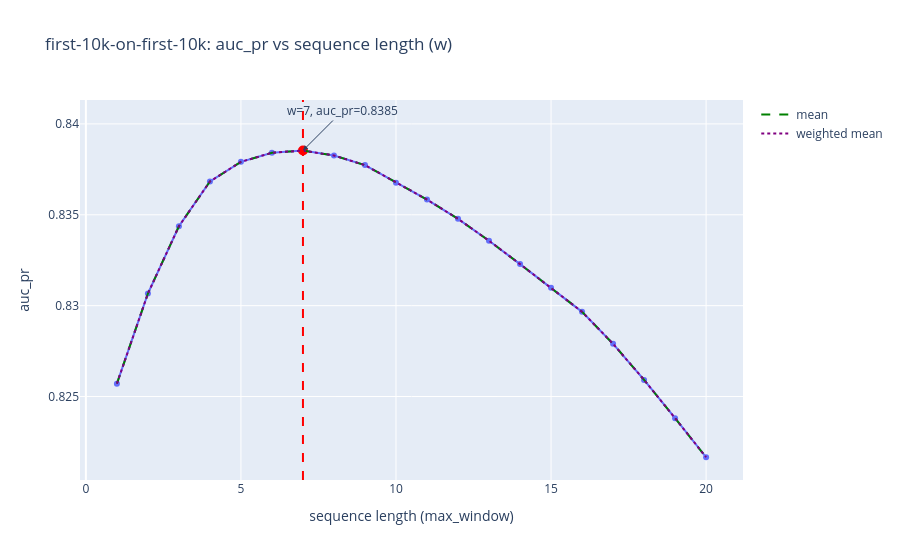
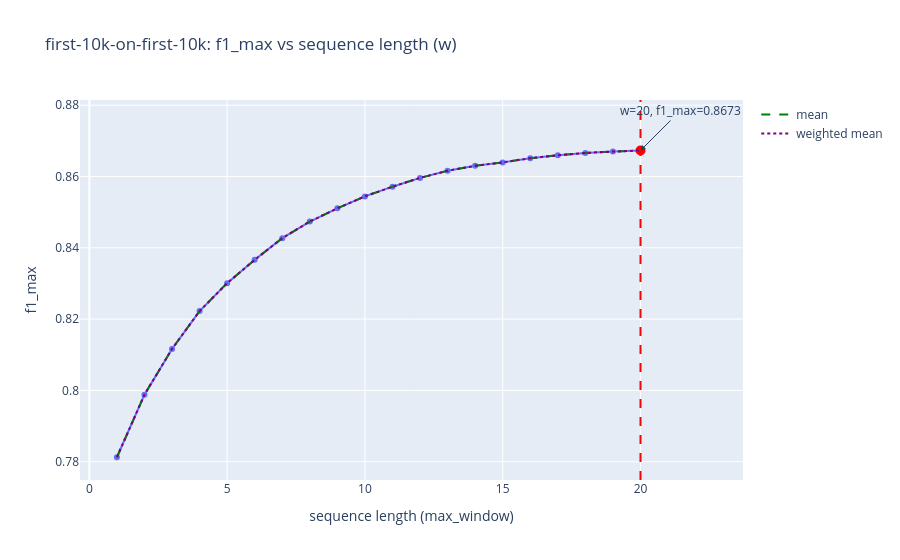
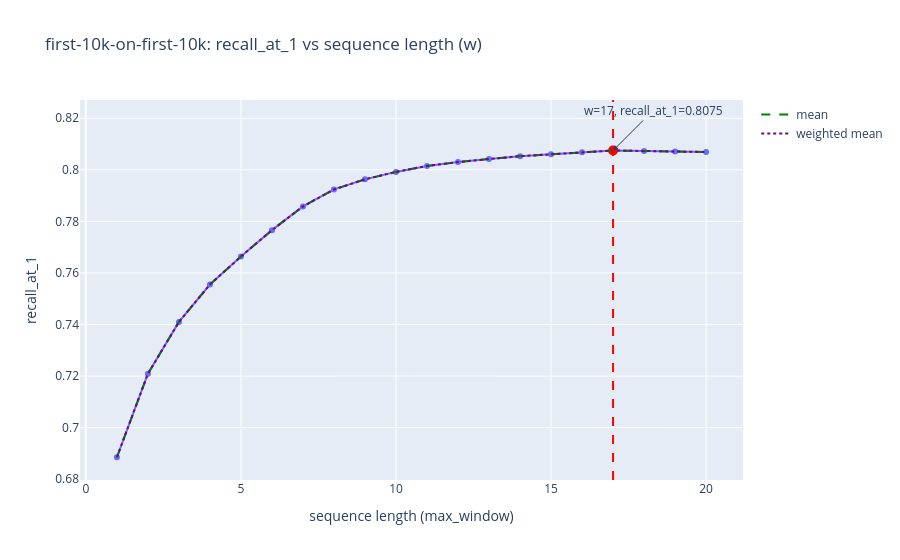
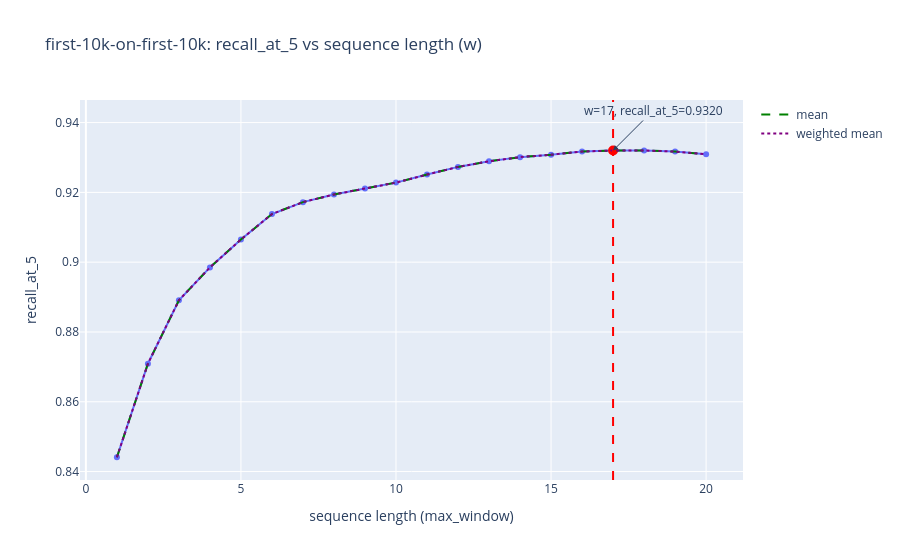

Notebook cell for these charts, in order:
### Markdown cell above
## Per-map values

### Code cell
# Compute and display aggregated stats, and draw overlays on plots for each map
metrics_cols = ("auc_pr", "f1_max", "recall_at_1", "recall_at_5", "recall_at_10", "recall_at_25")
summary_mean_by_w = summary_all.groupby("w")[list(metrics_cols)].mean().reset_index()
summary_weighted_mean_by_w = (
    summary_all
    .groupby("w")
    .apply(lambda g: pd.Series({k: float(np.average(g[k].astype(float), weights=g["num_valid"].astype(float))) for k in metrics_cols}), include_groups=False)
    .reset_index()
)

# Render plots, overlaying mean and weighted mean across all maps
for mname, df_map in summaries.items():
    print(f"\n=== {mname}: mean and weighted-mean overlays ===")
    display(df_map.head(30))
    plot_metrics_vs_window_with_stats(df_map, summary_all)

### Figure 1 — Plotly figure (JSON) as saved in the notebook; plotly's stock layout.template omitted (floating-point values rounded to 4 significant figures)
{"data": [{"hovertemplate": "w=%{x}<br>auc_pr=%{y}<extra></extra>", "legendgroup": "", "line": {"color": "#636efa", "dash": "solid"}, "marker": {"symbol": "circle"}, "mode": "lines+markers", "name": "", "orientation": "v", "showlegend": false, "type": "scatter", "x": [1, 2, 3, 4, 5, 6, 7, 8, 9, 10, 11, 12, 13, 14, 15, 16, 17, 18, 19, 20], "xaxis": "x", "y": [0.8257, 0.8307, 0.8344, 0.8368, 0.8379, 0.8384, 0.8385, 0.8383, 0.8377, 0.8368, 0.8358, 0.8348, 0.8336, 0.8323, 0.831, 0.8297, 0.8279, 0.8259, 0.8238, 0.8217], "yaxis": "y"}, {"marker": {"color": "red", "size": 10}, "mode": "markers", "name": "max", "showlegend": false, "type": "scatter", "x": [7], "y": [0.8385]}, {"line": {"color": "green", "dash": "dash"}, "mode": "lines", "name": "mean", "showlegend": true, "type": "scatter", "x": [1, 2, 3, 4, 5, 6, 7, 8, 9, 10, 11, 12, 13, 14, 15, 16, 17, 18, 19, 20], "y": [0.8257, 0.8307, 0.8344, 0.8368, 0.8379, 0.8384, 0.8385, 0.8383, 0.8377, 0.8368, 0.8358, 0.8348, 0.8336, 0.8323, 0.831, 0.8297, 0.8279, 0.8259, 0.8238, 0.8217]}, {"line": {"color": "purple", "dash": "dot"}, "mode": "lines", "name": "weighted mean", "showlegend": true, "type": "scatter", "x": [1, 2, 3, 4, 5, 6, 7, 8, 9, 10, 11, 12, 13, 14, 15, 16, 17, 18, 19, 20], "y": [0.8257, 0.8307, 0.8344, 0.8368, 0.8379, 0.8384, 0.8385, 0.8383, 0.8377, 0.8368, 0.8358, 0.8348, 0.8336, 0.8323, 0.831, 0.8297, 0.8279, 0.8259, 0.8238, 0.8217]}], "layout": {"annotations": [{"arrowhead": 2, "ax": 40, "ay": -40, "showarrow": true, "text": "w=7, auc_pr=0.8385", "x": 7, "y": 0.8385}], "legend": {"tracegroupgap": 0}, "shapes": [{"line": {"color": "red", "dash": "dash"}, "type": "line", "x0": 7, "x1": 7, "xref": "x", "y0": 0, "y1": 1, "yref": "y domain"}], "title": {"text": "first-10k-on-first-10k: auc_pr vs sequence length (w)"}, "xaxis": {"anchor": "y", "domain": [0, 1], "title": {"text": "sequence length (max_window)"}}, "yaxis": {"anchor": "x", "domain": [0, 1], "title": {"text": "auc_pr"}}}}

### Figure 2 — Plotly figure (JSON) as saved in the notebook; plotly's stock layout.template omitted (floating-point values rounded to 4 significant figures)
{"data": [{"hovertemplate": "w=%{x}<br>f1_max=%{y}<extra></extra>", "legendgroup": "", "line": {"color": "#636efa", "dash": "solid"}, "marker": {"symbol": "circle"}, "mode": "lines+markers", "name": "", "orientation": "v", "showlegend": false, "type": "scatter", "x": [1, 2, 3, 4, 5, 6, 7, 8, 9, 10, 11, 12, 13, 14, 15, 16, 17, 18, 19, 20], "xaxis": "x", "y": [0.7813, 0.7988, 0.8116, 0.8222, 0.8301, 0.8366, 0.8427, 0.8474, 0.8511, 0.8544, 0.8571, 0.8596, 0.8616, 0.863, 0.864, 0.8651, 0.8659, 0.8666, 0.867, 0.8673], "yaxis": "y"}, {"marker": {"color": "red", "size": 10}, "mode": "markers", "name": "max", "showlegend": false, "type": "scatter", "x": [20], "y": [0.8673]}, {"line": {"color": "green", "dash": "dash"}, "mode": "lines", "name": "mean", "showlegend": true, "type": "scatter", "x": [1, 2, 3, 4, 5, 6, 7, 8, 9, 10, 11, 12, 13, 14, 15, 16, 17, 18, 19, 20], "y": [0.7813, 0.7988, 0.8116, 0.8222, 0.8301, 0.8366, 0.8427, 0.8474, 0.8511, 0.8544, 0.8571, 0.8596, 0.8616, 0.863, 0.864, 0.8651, 0.8659, 0.8666, 0.867, 0.8673]}, {"line": {"color": "purple", "dash": "dot"}, "mode": "lines", "name": "weighted mean", "showlegend": true, "type": "scatter", "x": [1, 2, 3, 4, 5, 6, 7, 8, 9, 10, 11, 12, 13, 14, 15, 16, 17, 18, 19, 20], "y": [0.7813, 0.7988, 0.8116, 0.8222, 0.8301, 0.8366, 0.8427, 0.8474, 0.8511, 0.8544, 0.8571, 0.8596, 0.8616, 0.863, 0.864, 0.8651, 0.8659, 0.8666, 0.867, 0.8673]}], "layout": {"annotations": [{"arrowhead": 2, "ax": 40, "ay": -40, "showarrow": true, "text": "w=20, f1_max=0.8673", "x": 20, "y": 0.8673}], "legend": {"tracegroupgap": 0}, "shapes": [{"line": {"color": "red", "dash": "dash"}, "type": "line", "x0": 20, "x1": 20, "xref": "x", "y0": 0, "y1": 1, "yref": "y domain"}], "title": {"text": "first-10k-on-first-10k: f1_max vs sequence length (w)"}, "xaxis": {"anchor": "y", "domain": [0, 1], "title": {"text": "sequence length (max_window)"}}, "yaxis": {"anchor": "x", "domain": [0, 1], "title": {"text": "f1_max"}}}}

### Figure 3 — Plotly figure (JSON) as saved in the notebook; plotly's stock layout.template omitted (floating-point values rounded to 4 significant figures)
{"data": [{"hovertemplate": "w=%{x}<br>recall_at_1=%{y}<extra></extra>", "legendgroup": "", "line": {"color": "#636efa", "dash": "solid"}, "marker": {"symbol": "circle"}, "mode": "lines+markers", "name": "", "orientation": "v", "showlegend": false, "type": "scatter", "x": [1, 2, 3, 4, 5, 6, 7, 8, 9, 10, 11, 12, 13, 14, 15, 16, 17, 18, 19, 20], "xaxis": "x", "y": [0.6885, 0.7209, 0.741, 0.7555, 0.7664, 0.7766, 0.7858, 0.7924, 0.7963, 0.7992, 0.8015, 0.803, 0.8042, 0.8053, 0.806, 0.8068, 0.8075, 0.8073, 0.8071, 0.8069], "yaxis": "y"}, {"marker": {"color": "red", "size": 10}, "mode": "markers", "name": "max", "showlegend": false, "type": "scatter", "x": [17], "y": [0.8075]}, {"line": {"color": "green", "dash": "dash"}, "mode": "lines", "name": "mean", "showlegend": true, "type": "scatter", "x": [1, 2, 3, 4, 5, 6, 7, 8, 9, 10, 11, 12, 13, 14, 15, 16, 17, 18, 19, 20], "y": [0.6885, 0.7209, 0.741, 0.7555, 0.7664, 0.7766, 0.7858, 0.7924, 0.7963, 0.7992, 0.8015, 0.803, 0.8042, 0.8053, 0.806, 0.8068, 0.8075, 0.8073, 0.8071, 0.8069]}, {"line": {"color": "purple", "dash": "dot"}, "mode": "lines", "name": "weighted mean", "showlegend": true, "type": "scatter", "x": [1, 2, 3, 4, 5, 6, 7, 8, 9, 10, 11, 12, 13, 14, 15, 16, 17, 18, 19, 20], "y": [0.6885, 0.7209, 0.741, 0.7555, 0.7664, 0.7766, 0.7858, 0.7924, 0.7963, 0.7992, 0.8015, 0.803, 0.8042, 0.8053, 0.806, 0.8068, 0.8075, 0.8073, 0.8071, 0.8069]}], "layout": {"annotations": [{"arrowhead": 2, "ax": 40, "ay": -40, "showarrow": true, "text": "w=17, recall_at_1=0.8075", "x": 17, "y": 0.8075}], "legend": {"tracegroupgap": 0}, "shapes": [{"line": {"color": "red", "dash": "dash"}, "type": "line", "x0": 17, "x1": 17, "xref": "x", "y0": 0, "y1": 1, "yref": "y domain"}], "title": {"text": "first-10k-on-first-10k: recall_at_1 vs sequence length (w)"}, "xaxis": {"anchor": "y", "domain": [0, 1], "title": {"text": "sequence length (max_window)"}}, "yaxis": {"anchor": "x", "domain": [0, 1], "title": {"text": "recall_at_1"}}}}

### Figure 4 — Plotly figure (JSON) as saved in the notebook; plotly's stock layout.template omitted (floating-point values rounded to 4 significant figures)
{"data": [{"hovertemplate": "w=%{x}<br>recall_at_5=%{y}<extra></extra>", "legendgroup": "", "line": {"color": "#636efa", "dash": "solid"}, "marker": {"symbol": "circle"}, "mode": "lines+markers", "name": "", "orientation": "v", "showlegend": false, "type": "scatter", "x": [1, 2, 3, 4, 5, 6, 7, 8, 9, 10, 11, 12, 13, 14, 15, 16, 17, 18, 19, 20], "xaxis": "x", "y": [0.8441, 0.8709, 0.8891, 0.8985, 0.9065, 0.9138, 0.9172, 0.9194, 0.9211, 0.9228, 0.9251, 0.9273, 0.9289, 0.9301, 0.9308, 0.9317, 0.932, 0.932, 0.9317, 0.9309], "yaxis": "y"}, {"marker": {"color": "red", "size": 10}, "mode": "markers", "name": "max", "showlegend": false, "type": "scatter", "x": [17], "y": [0.932]}, {"line": {"color": "green", "dash": "dash"}, "mode": "lines", "name": "mean", "showlegend": true, "type": "scatter", "x": [1, 2, 3, 4, 5, 6, 7, 8, 9, 10, 11, 12, 13, 14, 15, 16, 17, 18, 19, 20], "y": [0.8441, 0.8709, 0.8891, 0.8985, 0.9065, 0.9138, 0.9172, 0.9194, 0.9211, 0.9228, 0.9251, 0.9273, 0.9289, 0.9301, 0.9308, 0.9317, 0.932, 0.932, 0.9317, 0.9309]}, {"line": {"color": "purple", "dash": "dot"}, "mode": "lines", "name": "weighted mean", "showlegend": true, "type": "scatter", "x": [1, 2, 3, 4, 5, 6, 7, 8, 9, 10, 11, 12, 13, 14, 15, 16, 17, 18, 19, 20], "y": [0.8441, 0.8709, 0.8891, 0.8985, 0.9065, 0.9138, 0.9172, 0.9194, 0.9211, 0.9228, 0.9251, 0.9273, 0.9289, 0.9301, 0.9308, 0.9317, 0.932, 0.932, 0.9317, 0.9309]}], "layout": {"annotations": [{"arrowhead": 2, "ax": 40, "ay": -40, "showarrow": true, "text": "w=17, recall_at_5=0.9320", "x": 17, "y": 0.932}], "legend": {"tracegroupgap": 0}, "shapes": [{"line": {"color": "red", "dash": "dash"}, "type": "line", "x0": 17, "x1": 17, "xref": "x", "y0": 0, "y1": 1, "yref": "y domain"}], "title": {"text": "first-10k-on-first-10k: recall_at_5 vs sequence length (w)"}, "xaxis": {"anchor": "y", "domain": [0, 1], "title": {"text": "sequence length (max_window)"}}, "yaxis": {"anchor": "x", "domain": [0, 1], "title": {"text": "recall_at_5"}}}}
